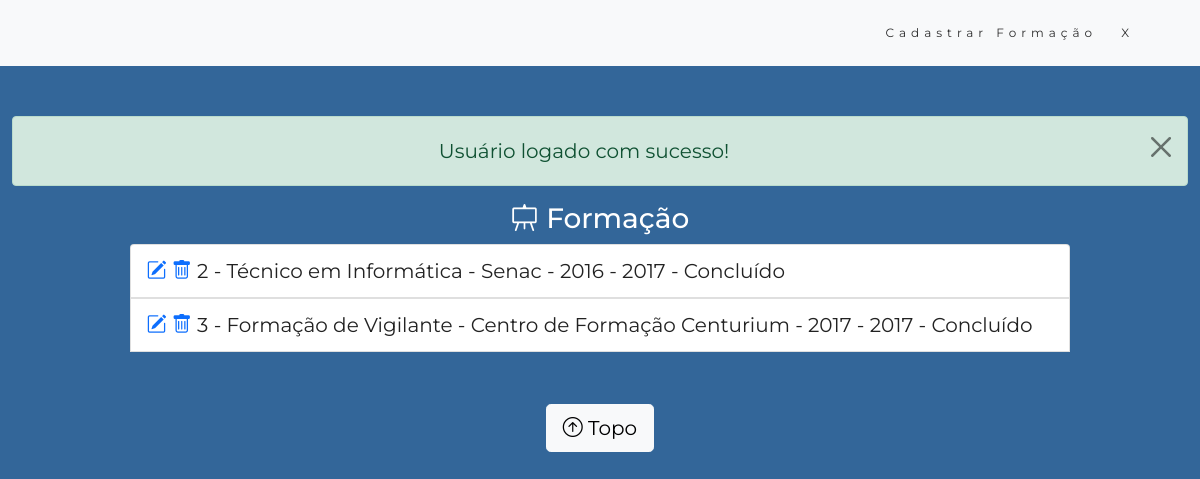
Page /formacoes.php (signed in) on the committed database.
### tables this page shows
CREATE TABLE `formacoes` (
  `idformacao` int(11) NOT NULL,
  `nivel` varchar(2) DEFAULT NULL,
  `nome_curso` varchar(255) DEFAULT NULL,
  `instituicao` varchar(255) DEFAULT NULL,
  `situacao` varchar(255) DEFAULT NULL,
  `ano_inicio` year(4) DEFAULT NULL,
  `ano_fim` year(4) DEFAULT NULL,
  `idusuario` int(11) DEFAULT NULL
);

### acoes/consulta-formacoes.php (the view, shortened to what this page needs)
<?php
    require_once "conexao.php";
    $id_logado = $_SESSION['idusuario'];
    $sql = "SELECT * FROM formacoes WHERE idusuario = '$id_logado'";
    $resultado = mysqli_query($con, $sql);
    while($dados = mysqli_fetch_array($resultado)) {
        $idformacao    = $dados['idformacao'];
        $nome_curso    = $dados['nome_curso'];
        $instituicao   = $dados['instituicao'];
        $ano_inicio    = $dados['ano_inicio'];
        $ano_fim   = $dados['ano_fim'];
        $situacao      = $dados['situacao'];
    echo "
    <li class='list-group-item'>
      <a href='editar-formacao.php?id={$idformacao}'><i class='bi bi-pencil-square'></i></a>
      <a href='apaga-formacao.php?id={$idformacao}' data-bs-toggle='modal' data-bs-target='#exampleModal{$idformacao}'><i class='bi bi-trash'></i></a>
      $idformacao - $nome_curso - $instituicao - $ano_inicio - $ano_fim - $situacao
    </li>
    <div class='modal fade' id='exampleModal{$idformacao}' tabindex='-1' aria-labelledby='exampleModalLabel' aria-hidden='true'>
      <div class='modal-dialog'>
        <div class='modal-content'>
          <div class='modal-header'>
            <h5 class='modal-title' id='exampleModalLabel'>Apagar</h5>
            <button type='button' class='btn-close' data-bs-dismiss='modal' aria-label='Close'></button>
          </div>
          <div class='modal-body'>
            Deseja apagar a formação {$idformacao} ?
          </div>
          <div class='modal-footer'>
            <button type='button' class='btn btn-secondary' data-bs-dismiss='modal'>Cancelar</button>
            <form action='acoes/apaga-formacao.php' method='POST'>
              <input type='hidden' name='idformacao' value='{$idformacao}'>
              <button type='submit' class='btn btn-primary' name='bt_apagar'>Sim</button>
            </form>
          </div>
        </div>
      </div>
    </div>
    ";
    }

### assets/css/tema-curriculo.css (style rules this page uses)
body { font: 20px "Montserrat", sans-serif; line-height: 1.8; }
.bg2 ul li { width: 80%; color: #222; margin: auto; }

### rows in the picture
formacoes: idformacao "2", nome_curso "Técnico em Informática", instituicao "Senac", ano_inicio "2016", ano_fim "2017", situacao "Concluído"
formacoes: idformacao "3", nome_curso "Formação de Vigilante", instituicao "Centro de Formação Centurium", ano_inicio "2017", ano_fim "2017", situacao "Concluído"

### other values in the picture
$_SESSION['mensagem'] "Usuário logado com sucesso!"
